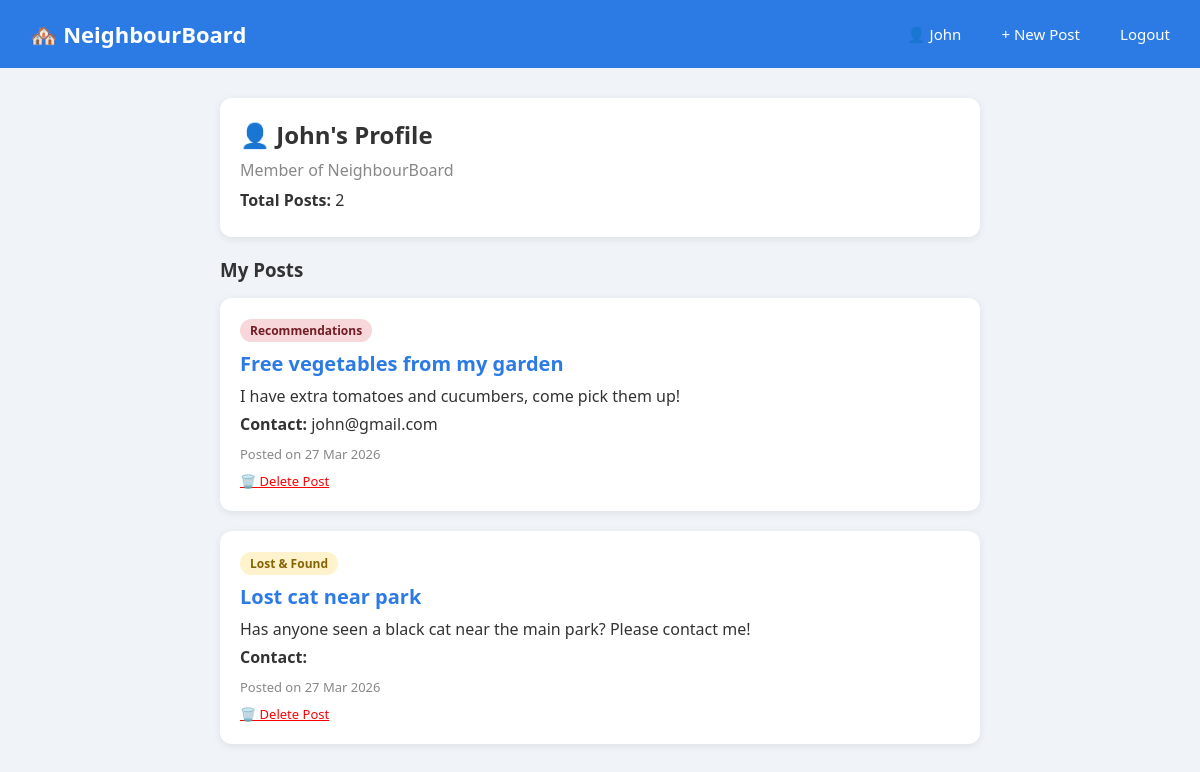
/profile/ (signed in), run on an earlier commit of the app's database.
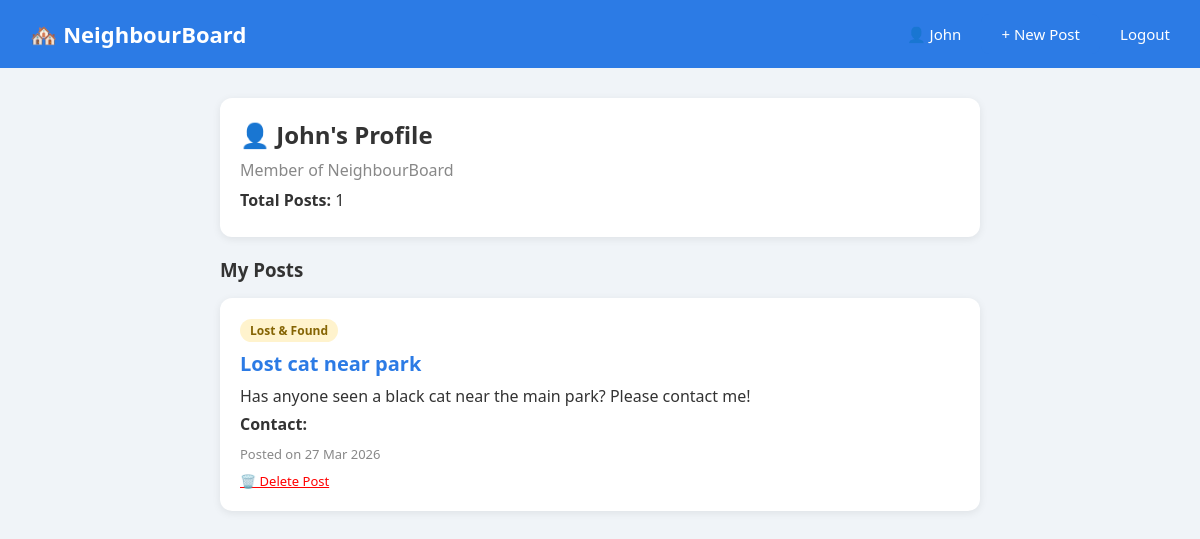
And on a later commit of the database.
### board/models.py (models this page shows, shortened)
class Post(models.Model):
    title = models.CharField(max_length=200)
    content = models.TextField()
    category = models.CharField(max_length=50, choices=CATEGORY_CHOICES)
    author = models.ForeignKey(User, on_delete=models.CASCADE)
    contact = models.CharField(max_length=100, blank=True)
    created_at = models.DateTimeField(auto_now_add=True)

### board/views.py (the view)
# urls.py: path('profile/', views.profile_view, name='profile'),
@login_required(login_url='login')
def profile_view(request):
    posts = Post.objects.filter(author=request.user).order_by('-created_at')
    return render(request, 'profile.html', {'posts': posts})

### board/templates/profile.html
{% extends 'base.html' %}
{% block content %}
<div class="post-card" style="margin-bottom: 20px;">
    <h2>👤 {{ request.user.username }}'s Profile</h2>
    <p style="color: #888; margin-top: 8px;">Member of NeighbourBoard</p>
    <p style="margin-top: 8px;"><strong>Total Posts:</strong> {{ posts.count }}</p>
</div>
<h3 style="margin-bottom: 16px;">My Posts</h3>
{% if posts %}
    {% for post in posts %}
        <div class="post-card">
            <span class="badge badge-{{ post.category }}">{{ post.get_category_display }}</span>
            <h3>{{ post.title }}</h3>
            <p>{{ post.content }}</p>
            <p><strong>Contact:</strong> {{ post.contact }}</p>
            <p class="meta">Posted on {{ post.created_at|date:"d M Y" }}</p>
            <a href="/delete/{{ post.id }}/" style="color:red;font-size:13px;">🗑️ Delete Post</a>
        </div>
    {% endfor %}
{% else %}
    <p class="empty">You haven't posted anything yet! <a href="/create/">Create your first post</a></p>
{% endif %}
{% endblock %}

What changed in the data, as far as the page shows it:
removed Post: category "Recommendations", title "Free vegetables from my garden", content "I have extra tomatoes and cucumbers, come pick them up!", contact "john@gmail.com", created_at "27 Mar 2026"
Also different on the page:
{{ posts.count }}: "2" → "1"
